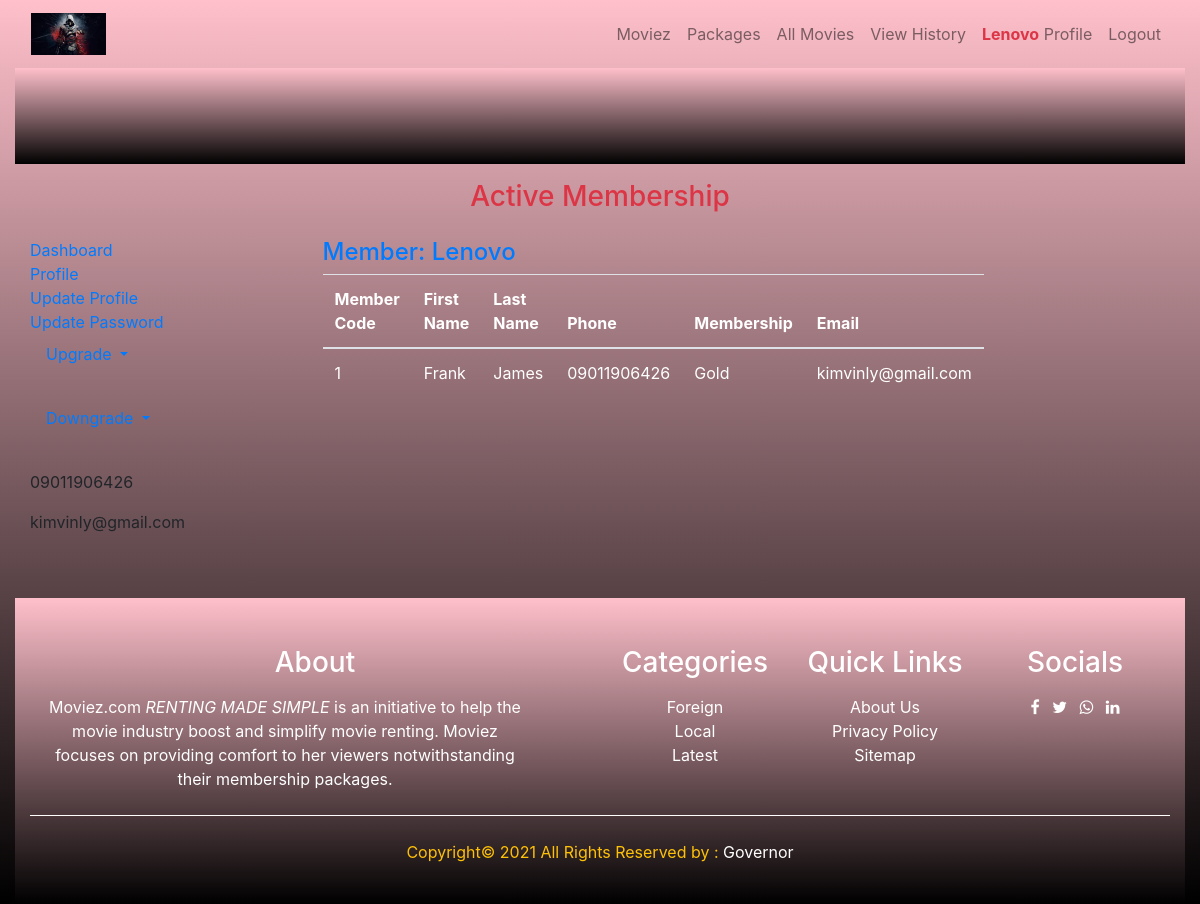
/profile/ (signed in), run on the app's committed database.
### wayapp/models.py (models this page shows, shortened)
class Profile(models.Model):
    user=models.OneToOneField(User, on_delete=models.CASCADE, blank=True, null=True)
    first_name=models.CharField(max_length=50,blank=True, null=True)
    last_name=models.CharField(max_length=50,blank=True, null=True)
    phone=models.CharField(max_length=50, blank=True, null=True)
    title=models.CharField(max_length=100,  blank=True, null=True)
    fee=models.FloatField(blank=True, null=True)
    dfee=models.FloatField(blank=True, null=True)
    email=models.EmailField(blank=True, null=True)

### wayapp/views.py (the view)
# urls.py: path('profile/',views.profile, name='profile'),
@login_required(login_url='loginform')
def  profile(request):
    user= Profile.objects.get(user__username=request.user.username)
    upgrade = Member.objects.exclude(title='Wood')
    downgrade = Member.objects.exclude(title='Diamond')
    context={
        'user':user ,
        'upgrade':upgrade,
        'downgrade':downgrade
    }
    return render(request, 'profile.html', context)

### wayapp/context_processor.py (called while the page is built)
def dropdown(request):
    categories = Category.objects.all()
    context = {
        'categories':categories
    }
    return context

def member(request):
    member = Member.objects.all()
    context = {
        'member':member
    }
    return context

### wayapp/templates/profile.html (shortened to what this page needs)
{% extends "base.html" %}
{% block dashheader %}{% include "dashheader.html" %}{% endblock dashheader %}
{% block content %}
  <div class="container-fluid mb-5">
    <h2 class="h3 mt-3 mb-4 text-danger text-center"> Active {{user.member}} Membership</h2>
      <div class="row">
          <div class="col-9 col-sm-5 col-md-5 col-lg-3">
            <ul class="list-unstyled">
           <li > <a href="{% url 'dashboard' %}">Dashboard</a></li>
           <li > <a href="{% url 'profile' %}">Profile</a></li>
            <li><a href="{% url 'update' %}">Update Profile</a> </li>
            <li><a href="{% url 'password' %}">Update Password</a> </li>
            <li class="nav-item dropdown"  style="list-style: none;">
              <a class="nav-link dropdown-toggle" href="" id="navbarDropdown" role="button" data-toggle="dropdown" aria-haspopup="true" aria-expanded="false">
                Upgrade
              </a>
            </li>
            <br>
            <li class="nav-item dropdown" style="list-style: none;">
              <a class="nav-link dropdown-toggle" href="" id="navbarDropdown" role="button" data-toggle="dropdown" aria-haspopup="true" aria-expanded="false">
              </a>
            </li>
          </ul>
          </div>
          <div class="col-9 col-sm-5 col-md-5 col-lg-5 p-9 text-primary">
            <h3 class="h4">Member: {{user.user.username|title}}</h3>
            <table class="table text-white">
              <thead>
                <tr>
                  <th scope="col">Member Code</th>
                  <th scope="col">First Name</th>
                  <th scope="col">Last Name</th>
                  <th scope="col">Phone</th>
                  <th scope="col">Membership</th>
                  <th scope="col">Email</th>
                </tr>
              </thead>
              <tbody>
                <tr>
                  <td>{{user.id}}</td>
                  <td>{{user.first_name}}</td>
                  <td>{{user.last_name}}</td>
                  <td>{{user.phone}}</td>
                  <td>{{user.title}}</td>
                  <td>{{user.email}}</td>
                </tr>
              </tbody>
            </table>
          </div>
          <div class="col-9 col-sm-5 col-md-5 col-lg-5 p-9">
            <form style="width: 400px;" method="">
              <p>{{user.phone}}</p>
              <p>{{user.email}}</p>
            </form>
          </div>
          <div class="col-9 col-sm-5 col-md-5 col-lg-3"></div>
      </div>
  </div>
{% endblock content %}

### wayapp/templates/dashheader.html (shortened to what this page needs)
{% load static %}
<div class="container-fluid dashhead">
    <nav class="navbar navbar-expand-lg navbar-light">
      <a class="navbar-brand" href="{% url 'index' %}"><img src="{% static 'img/icon.jpg' %}" width="25%"></a>
      <div class="collapse navbar-collapse" id="navbarSupportedContent">
        <ul class="navbar-nav ml-auto">
          <li class="nav-item">
            <a class="nav-link" href="{% url 'index' %}">Moviez <span class="sr-only">(current)</span></a>
          </li>
          <li class="nav-item dropdown">
            <a class="nav-link" href="{% url 'categories' %}">Packages</a>
          </li>
          <li class="nav-item">
              <a class="nav-link" href="{% url 'products' %}">All Movies</a>
          </li>
          <li class="nav-item">
              <a class="nav-link" href="{% url 'history' %}">View History</a>
          </li>
          <li class="nav-item">
              <a class="nav-link" href="{% url 'profile'  %}"><span class="text-danger font-weight-bold">{{request.user.username|title}}</span> Profile </a>
          </li>
          <li class="nav-item">
            <a class="nav-link" href="{% url 'logoutfunc' %}">Logout</a>
          </li>
        </ul>
      </div>
    </nav>

### wayapp/static/css/style.css (style rules this page uses)
* { margin: 0; padding: 0; box-sizing: border-box; }
.navbar .navbar-brand { color: white; }
.dashhead { background: linear-gradient(pink,black); }

### data on the page
Profile: user.username "Lenovo", id "1", first_name "Frank", last_name "James", phone "09011906426", title "Gold", email "kimvinly@gmail.com"

### other printed values
{{ request.user.username|title }} "Lenovo"
